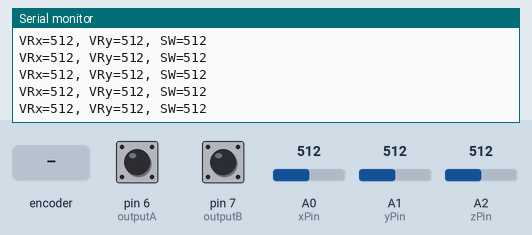
Recording of a sketch running on a simulated Arduino Uno, built with avr-gcc and run on an emulated ATmega328P. On the bench: the last lines printed to the serial monitor. The test bench sets the inputs (shaded band); at power-on: A0 (xPin) = 512, A1 (yPin) = 512, A2 (zPin) = 512, pin 6 (outputA) HIGH, pin 7 (outputB) HIGH.

Above: at 1.2 s.
1.3 s: rotary encoder on pin 6 (outputA) / pin 7 (outputB) turned 1 step (first pin leading)
At 1.32 s:
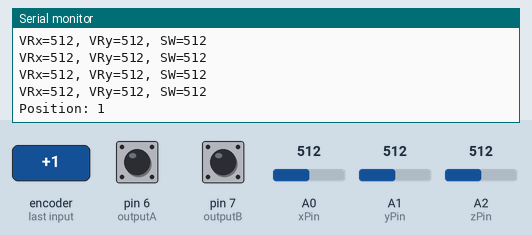
3.0 s: A0 (xPin) set to 716
At 3.03 s:
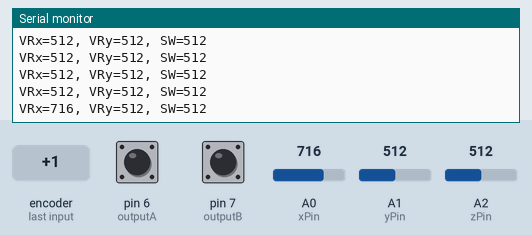
4.5 s: A1 (yPin) set to 716
At 4.54 s:
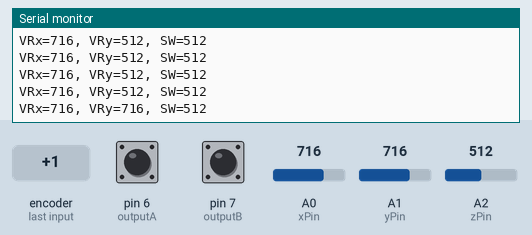
6.0 s: A0 (xPin) set to 1023
At 6.05 s:
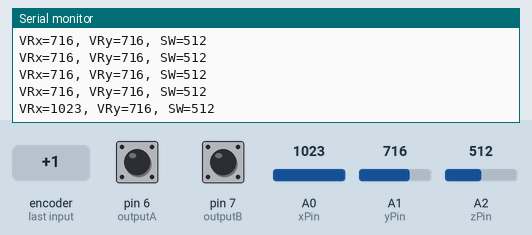
9.0 s: A2 (zPin) set to 716
At 9.08 s:
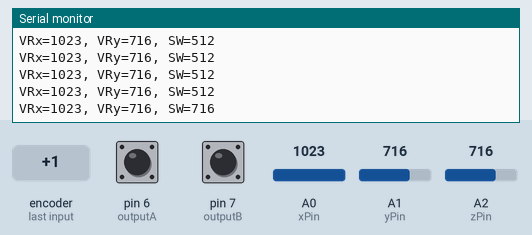
10.5 s: A1 (yPin) set to 900
At 10.59 s:
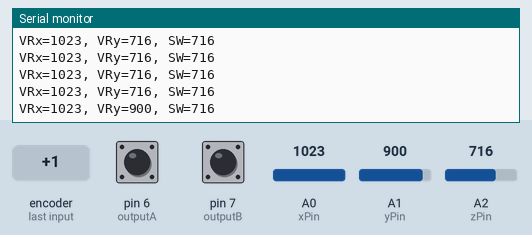
Timing chart, 0 to 13.0 s (numbered marks = the images above; inputs shaded):
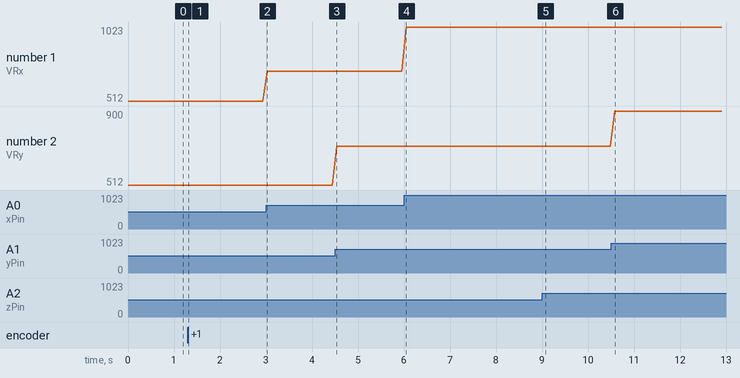

Measured:
- after the input at 1.3 s, the serial monitor: prints a new line at once (image 1)
- after the input at 3.0 s, the serial monitor: prints a new line at once (image 2)
- after the input at 4.5 s, the serial monitor: prints a new line at once (image 3)
- after the input at 6.0 s, the serial monitor: prints a new line after 0.05 s (image 4)
- after the input at 9.0 s, the serial monitor: prints a new line after 0.07 s (image 5)
- after the input at 10.5 s, the serial monitor: prints a new line after 0.09 s (image 6)
- plotted number 1: 512 → 716 after the input at 3.0 s, 716 → 1023 after the input at 6.0 s
- plotted number 2: 716 → 900 after the input at 10.5 s

The sketch:

encoder_controller.ino
```cpp
int xPin = 0;  //X軸 接類比A0
int yPin = 1;  //Y軸 接類比A1
int zPin = 2;  //Z軸 接類比A2

int xval=0;    //Ｘ軸變數
int yval=0;    //Ｙ軸變數
int zval=0;    //Ｚ軸變數


//編碼器接腳
# define outputA 6
# define outputB 7

int counter = 0 ; //編碼器記數
int aState ;
int aLastState ;

void setup() {
   //讀取編碼器資料
  pinMode (outputA,INPUT);
  pinMode (outputB,INPUT);
  aLastState = digitalRead(outputA);

  // 啟用序列埠
  Serial.begin(9600);
}

void loop() {
   xval = analogRead(xPin);   //讀取X軸數值到xval變數
  yval = analogRead(yPin);   //讀取Y軸數值到yval變數
  zval = analogRead(zPin);   //讀取Z軸數值到zval變數

  char buf[100];
  sprintf(buf, "VRx=%d, VRy=%d, SW=%d", xval, yval, zval);
  Serial.println(buf);

  delay(100);

  //編碼器
  aState = digitalRead(outputA);
  if (aState != aLastState)
  {
    if (digitalRead(outputB) != aState)
    {
      counter ++ ;
    }
    else
    {
      counter -- ;
    }

    Serial.print("Position: ") ;
    Serial.println(counter) ;
  }
  aLastState = aState ;

}
```
